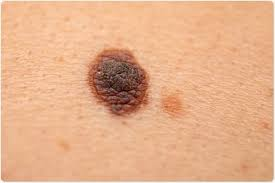
#> input picture melonoma.jpeg, 275 x 183 px, found by its file name
$ python clr_spaces.py
#> lines starting #> are read from the running program, lines starting #| are printed output that depends on the picture
import cv2 as cv
import matplotlib.pyplot as plt

#img = cv.resize(cv.imread('C:/Users/navee/Desktop/sikandar/Coding/Python/OpenCV/pimple.jpg'), (500,600), interpolation=cv.INTER_CUBIC)
img = cv.imread('C:/Users/navee/Desktop/sikandar/Coding/Python/OpenCV/melonoma.jpeg')
#> img is the input picture: shape (183, 275, 3); mean B, G, R 139.1, 176, 228.7
cv.imshow('Image', img)

rgb=cv.cvtColor(img,cv.COLOR_BGR2GRAY)
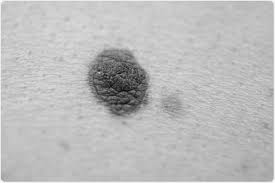
#> rgb: shape (183, 275); min 9, max 253, mean 187.5
cv.imshow('RGB',rgb)

plt.imshow(img)
plt.show()
#gray
gray = cv.cvtColor(img, cv.COLOR_BGR2GRAY) #convert to grayscale
cv.imshow('Gray',gray)

# HSV
hsv= cv.cvtColor(img, cv.COLOR_BGR2HSV)# convert to hsv colorspace
#> hsv: shape (183, 275, 3); mean H, S, V 12.3, 101.1, 228.7
cv.imshow("HSV",hsv)

# BGR to LAB
lab = cv.cvtColor(img, cv.COLOR_BGR2LAB)  ## Convert image from RGB to Lab Color Space
#> lab: shape (183, 275, 3); mean of channels 0, 1, 2 193.1, 142.5, 154.4
cv.imshow("Lab", lab)

# HSV to BGR
hsv_bgr = cv.cvtColor(hsv, cv.COLOR_LAB2BGR)
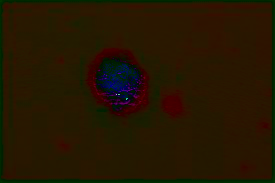
#> hsv_bgr: shape (183, 275, 3); mean B, G, R 1.3, 23, 37
cv.imshow('HSV --> BGR', hsv_bgr)

# LAB to BGR
lab_bgr = cv.cvtColor(lab, cv.COLOR_LAB2BGR)
cv.imshow('LAB --> BGR', lab_bgr)
cv.waitKey(0)

$ run again, with pimple.jpeg copied over melonoma.jpeg
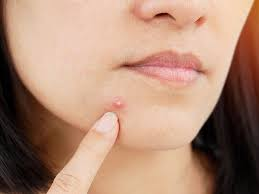
#> input picture pimple.jpeg, 259 x 194 px, found by its file name
#> img is the input picture: shape (194, 259, 3); mean B, G, R 117.4, 138.4, 175
#> `rgb=cv.cvtColor(img,cv.COLOR_BGR2GRAY)`:
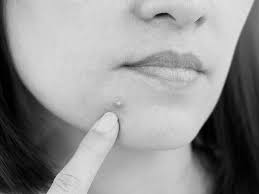
#> rgb: shape (194, 259); min 0, max 234, mean 146.9
#> hsv: shape (194, 259, 3); mean H, S, V 16.7, 97.6, 175.1
#> lab: shape (194, 259, 3); mean of channels 0, 1, 2 150.7, 139.1, 144.5
#> `hsv_bgr = cv.cvtColor(hsv, cv.COLOR_LAB2BGR)`:
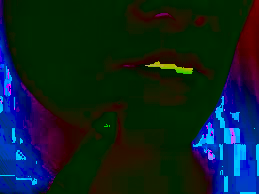
#> hsv_bgr: shape (194, 259, 3); mean B, G, R 37.6, 32.9, 13.7
